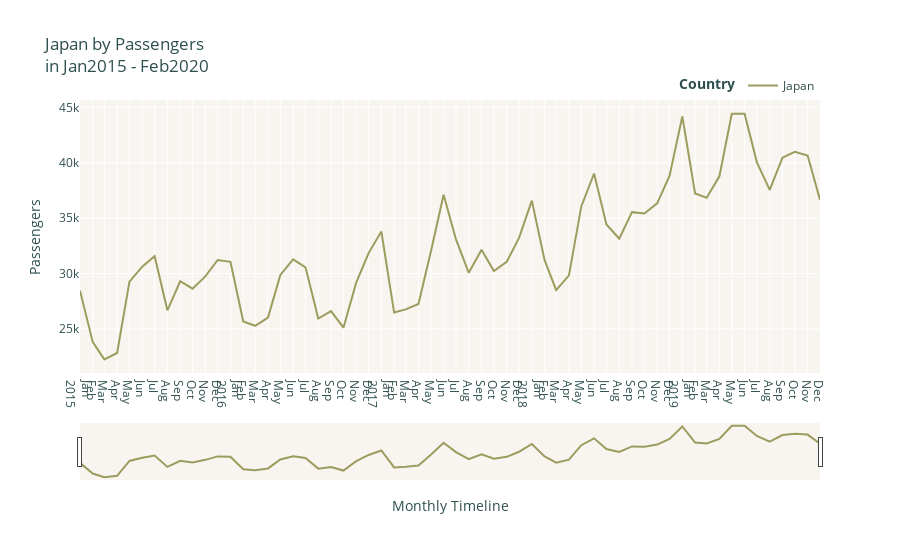

The notebook cell this image was saved under:
### Code cell
int_monthline_fig5(['Japan'], 'pax_total')

### Figure 1 — Plotly figure (JSON) as saved in the notebook; plotly's stock layout.template omitted (floating-point values rounded to 4 significant figures)
{"data": [{"hovertemplate": "<b>%{x}</b><br>Passengers: %{y:.3s}<br>", "legendgroup": "Japan", "line": {"color": "rgb(156, 156, 94)", "dash": "solid"}, "mode": "lines", "name": "Japan", "orientation": "v", "showlegend": true, "type": "scatter", "x": ["2015-01", "2015-02", "2015-03", "2015-04", "2015-05", "2015-06", "2015-07", "2015-08", "2015-09", "2015-10", "2015-11", "2015-12", "2016-01", "2016-02", "2016-03", "2016-04", "2016-05", "2016-06", "2016-07", "2016-08", "2016-09", "2016-10", "2016-11", "2016-12", "2017-01", "2017-02", "2017-03", "2017-04", "2017-05", "2017-06", "2017-07", "2017-08", "2017-09", "2017-10", "2017-11", "2017-12", "2018-01", "2018-02", "2018-03", "2018-04", "2018-05", "2018-06", "2018-07", "2018-08", "2018-09", "2018-10", "2018-11", "2018-12", "2019-01", "2019-02", "2019-03", "2019-04", "2019-05", "2019-06", "2019-07", "2019-08", "2019-09", "2019-10", "2019-11", "2019-12"], "xaxis": "x", "y": [28450.0, 23810.0, 22250.0, 22830.0, 29270.0, 30620.0, 31566, 26680.0, 29304, 28630.0, 29740.0, 31220.0, 31060.0, 25670.0, 25280.0, 26020.0, 29870.0, 31281, 30561, 25935, 26610.0, 25110, 29175, 31840.0, 33786, 26475, 26760.0, 27250.0, 31960.0, 37116, 33070.0, 30060.0, 32150.0, 30220.0, 31047, 33220.0, 36582, 31212, 28510.0, 29830.0, 36060.0, 39030.0, 34420.0, 33140.0, 35540.0, 35410.0, 36330, 38808, 44178, 37227, 36846, 38780.0, 44420.0, 44430.0, 40040.0, 37550.0, 40460.0, 40990.0, 40650.0, 36660], "yaxis": "y"}], "layout": {"font": {"color": "darkslategray"}, "hovermode": "x", "legend": {"orientation": "h", "title": {"text": "<b>Country</b>"}, "tracegroupgap": 0, "x": 1, "xanchor": "right", "y": 1, "yanchor": "bottom"}, "paper_bgcolor": "white", "plot_bgcolor": "#f8f5f0", "title": {"text": "Japan by Passengers                   <br>in Jan2015 - Feb2020</b>"}, "xaxis": {"anchor": "y", "domain": [0, 1], "dtick": "M1", "rangeslider": {"visible": true}, "tickformat": "%b\n%Y", "title": {"text": "Monthly Timeline"}}, "yaxis": {"anchor": "x", "domain": [0, 1], "title": {"text": "Passengers"}}}}
